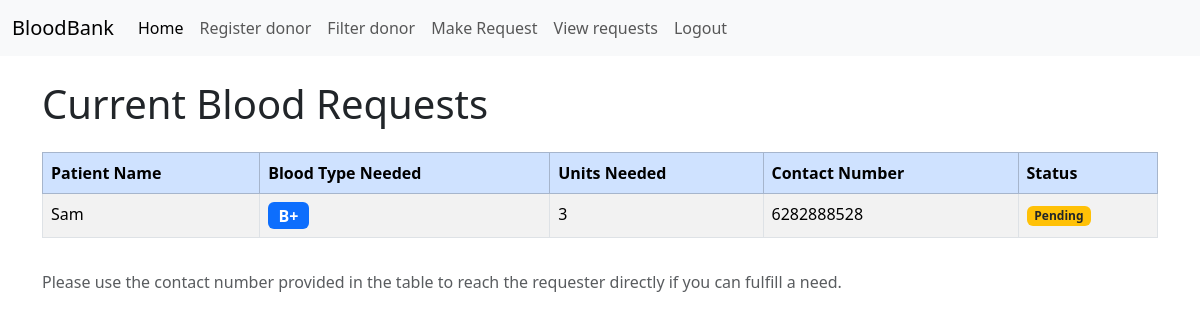
Before: /view_requests (signed in) with the older database file.
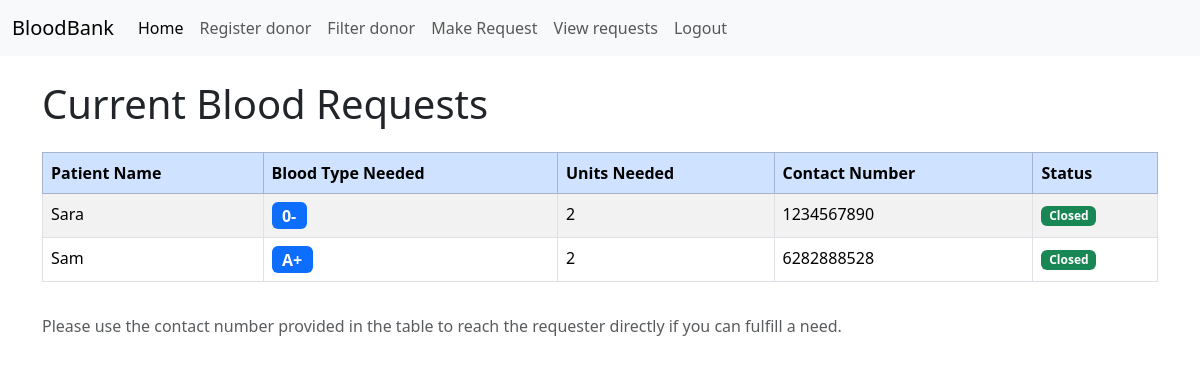
After: the same page with the newer database file.
### website/models.py (models this page shows)
class Request(db.Model):
    id = db.Column(db.Integer, primary_key=True)
    requester_id = db.Column(db.Integer, db.ForeignKey('user.id'))
    patient_name = db.Column(db.String(150))
    blood_type_needed = db.Column(db.String(10))
    units_needed = db.Column(db.Integer)
    contact_number = db.Column(db.String(15))
    status = db.Column(db.String(50), default='Pending')

### website/auth.py (the view)
@auth.route("/view_requests")
@login_required
def view_requests():
    all_requests = Request.query.order_by(Request.id.desc()).all()
    return render_template("view_requests.html", user = current_user, requests=all_requests)

### website/__init__.py (called while the page is built)
def create_app():
  app = Flask(__name__ )
  app.config['SECRET_KEY'] = 'rahasyam'
  app.config['SQLALCHEMY_DATABASE_URI'] = f'sqlite:///{DB_NAME}'
  db.init_app(app)
  from .views import views
  from .auth import auth
  app.register_blueprint(views, url_prefix='/views')
  app.register_blueprint(auth, url_prefix='/')
  from .models import User, Donor, Request
  with app.app_context():
      db.create_all()
  login_manager = LoginManager()
  login_manager.login_view = 'auth.login'
  login_manager.init_app(app)
  @login_manager.user_loader
  def load_user(id):
      return User.query.get(int(id))
  return app

### website/templates/view_requests.html (shortened to what this page needs)
{% extends "base.html" %}
{%block content%}
 <h1 class="mt-4 mb-4">Current Blood Requests</h1>
 {% if requests %}
 <div class="table-responsive">
    <table class="table table-striped table-hover table-bordered">
        <thead class="table-primary">
            <tr>
                <th scope="col">Patient Name</th>
                <th scope="col">Blood Type Needed</th>
                <th scope="col">Units Needed</th>
                <th scope="col">Contact Number</th>
                <th scope="col">Status</th>
            </tr>
        </thead>
        <tbody>
            {% for request in requests %}
            <tr>
                <td>{{ request.patient_name }}</td>
                <td><span class="badge bg-primary fs-6">{{ request.blood_type_needed }}</span></td>
                <td>{{ request.units_needed }}</td>
                <td>{{ request.contact_number }}</td>
                <td>
                    {% if request.status == 'Pending' %}
                    <span class="badge bg-warning text-dark">{{ request.status }}</span>
                    {% else %}
                    <span class="badge bg-success">{{ request.status }}</span>
                    {% endif %}
                </td>
            </tr>
            {% endfor %}
        </tbody>
    </table>
 </div>
 {% else %}
 <div class="alert alert-info" role="alert">
    No blood requests have been made yet.
 </div>
 {% endif %}
 <p class="text-muted mt-3">Please use the contact number provided in the table to reach the requester directly if you can fulfill a need.</p>
{%endblock%}

### website/templates/base.html (shortened to what this page needs)
<!Doctype html>
<html lang="en">
    <head>
      <link href="https://cdn.jsdelivr.net/npm/bootstrap@5.3.8/dist/css/bootstrap.min.css" rel="stylesheet">
    </head>
    <body>
      <nav class="navbar navbar-expand-lg bg-body-tertiary">
        <div class="container-fluid">
          <a class="navbar-brand" href="#">BloodBank</a>
          <div class="collapse navbar-collapse" id="navbarNav">
            <div class="navbar-nav">
              {%if user.is_authenticated %}
              <li class="nav-item">
                <a class="nav-link active" aria-current="page" href="/">Home</a>
              </li>
              <li class="nav-item">
                <a class="nav-link" href="/register_donor">Register donor</a>
              </li>
              <li class="nav-item">
                <a class="nav-link" href="/filter_donors">Filter donor</a>
              </li>
              <li class="nav-item">
                <a class="nav-link" href="/make_request">Make Request</a>
              </li>
              <li class="nav-item">
                <a class="nav-link" href="/view_requests">View requests</a>
              </li>
              <li class="nav-item">
                <a class="nav-link" href="/logout">Logout</a>
              </li>
              {% endif %}
            </div>
          </div>
        </div>
      </nav>
        <div class="container">
          {% block content %}
          {% endblock %}
        </div>
    </body>
</html>

Changed rows visible on the page:
added Request: patient_name "Sara", blood_type_needed "0-", units_needed "2", contact_number "1234567890", status "Closed"
changed Request "Sam": blood_type_needed "B+" → "A+"; units_needed "3" → "2"; status "Pending" → "Closed"
